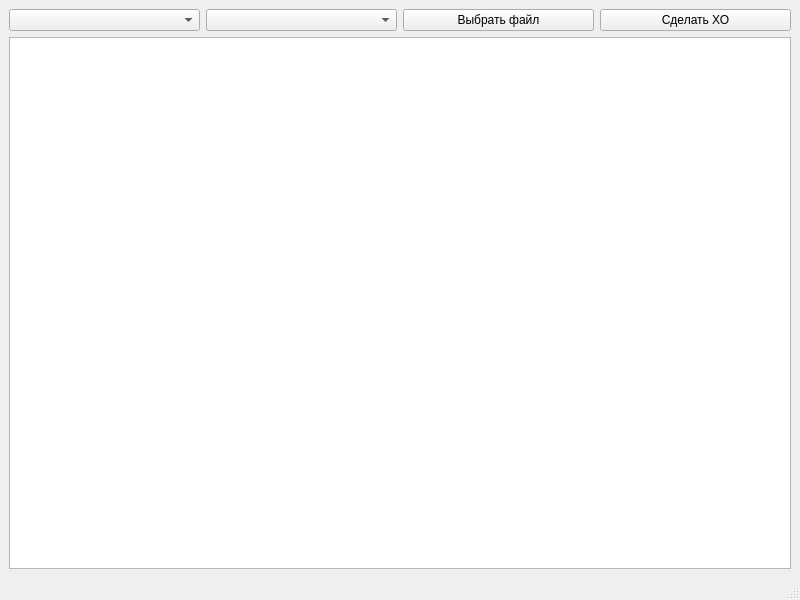
<?xml version="1.0" encoding="UTF-8"?>
<ui version="4.0">
 <class>MainWindow</class>
 <widget class="QMainWindow" name="MainWindow">
  <property name="geometry">
   <rect>
    <x>0</x>
    <y>0</y>
    <width>800</width>
    <height>600</height>
   </rect>
  </property>
  <property name="windowTitle">
   <string>MainWindow</string>
  </property>
  <widget class="QWidget" name="centralwidget">
   <layout class="QGridLayout" name="gridLayout">
    <item row="0" column="0">
     <widget class="QComboBox" name="comboBox"/>
    </item>
    <item row="0" column="1">
     <widget class="QComboBox" name="comboBox_2"/>
    </item>
    <item row="0" column="2">
     <widget class="QPushButton" name="pushButton">
      <property name="text">
       <string>Выбрать файл</string>
      </property>
     </widget>
    </item>
    <item row="0" column="3">
     <widget class="QPushButton" name="pushButton_2">
      <property name="text">
       <string>Сделать ХО</string>
      </property>
     </widget>
    </item>
    <item row="1" column="0" colspan="4">
     <widget class="QTextBrowser" name="textBrowser"/>
    </item>
   </layout>
  </widget>
  <widget class="QMenuBar" name="menubar">
   <property name="geometry">
    <rect>
     <x>0</x>
     <y>0</y>
     <width>800</width>
     <height>25</height>
    </rect>
   </property>
  </widget>
  <widget class="QStatusBar" name="statusbar"/>
 </widget>
 <resources/>
 <connections/>
</ui>
